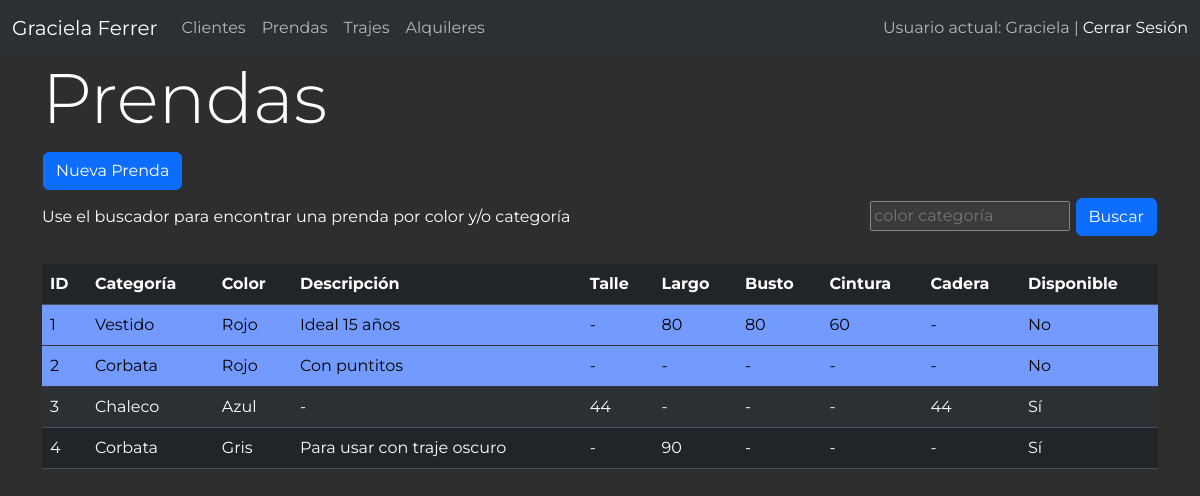
Page /prendas/ (signed in) on the earlier database version.
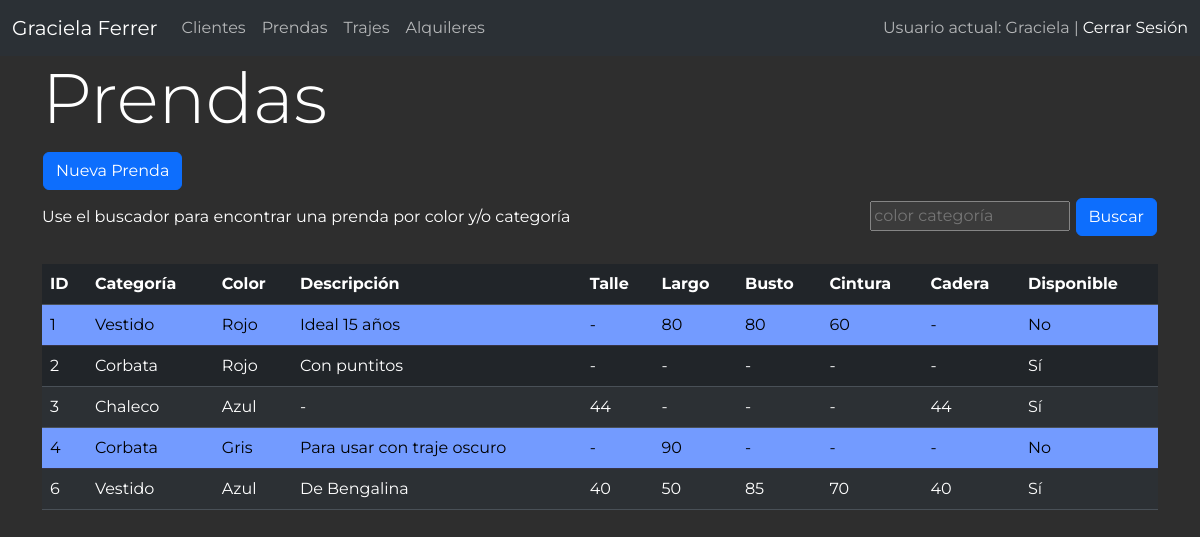
Same page on the later database version.
### alquiler/models.py (models this page shows, shortened)
class Prenda(models.Model):
    categoria = models.ForeignKey('Categoria', on_delete=models.CASCADE)
    color = models.ForeignKey('Color', on_delete=models.CASCADE, default=1)
    descripcion = models.TextField(max_length=60, null=True, blank=True)
    busto = models.IntegerField(null=True, blank=True)
    cintura = models.IntegerField(null=True, blank=True)
    cadera = models.IntegerField(null=True, blank=True)
    largo = models.IntegerField(null=True, blank=True, verbose_name='Largo(cm)',)
    talle = models.CharField(max_length=20, null=True, blank=True)
    relacionadas = models.ManyToManyField('self', blank=True, verbose_name='Relacionadas',)
    disponible = models.BooleanField(default=True)
    tintoreria = models.BooleanField(default=False)
    reparacion = models.BooleanField(default=False)
    def nro_articulo(self):
        return self.id
    nro_articulo.short_description = 'Número de Artículo'
    class Meta:
        db_table = 'prenda'
        verbose_name = 'prenda'
        verbose_name_plural = 'prendas'

class Categoria(models.Model):
    nombre = models.CharField(max_length=100)
    descripcion = models.TextField(blank=True)
    def __str__(self):
        return self.nombre
    class Meta:
        db_table = 'categoria'
        verbose_name = 'categiria'
        verbose_name_plural = 'categorias'

class Color(models.Model):
    nombre = models.CharField(max_length=100)
    def __str__(self):
        return self.nombre
    class Meta:
        db_table = 'color'
        verbose_name = 'color'
        verbose_name_plural = 'colores'

### alquiler/views.py (the view)
# urls.py: path('prendas/', views.prendas, name='prendas'),
@login_required
def prendas(request):
    query = request.GET.get('q', '')
    if query:
        terms = query.split()
        filters = Q()
        for term in terms:
            filters &= (Q(categoria__nombre__icontains=term) | Q(color__nombre__icontains=term))
        prendas = Prenda.objects.filter(filters)
    else:
        prendas = Prenda.objects.all()
    return render(request, 'prendas.html', {'prendas': prendas, 'query': query})

### alquiler/templatetags/custom_filters.py (called while the page is built)
@register.filter(name='boolean_to_text')
def boolean_to_text(value):
    return "Sí" if value else "No"

@register.filter
def dash_if_none(value):
    return value if value is not None and value != '' else '-'

### alquiler/templates/prendas.html (shortened to what this page needs)
{% extends 'layout.html' %}
{% load static %}
{% load custom_filters %}
{% block content %}
<main class="container">
    <div class="extremos">
        <h1>Prendas</h1>
    </div>
    <a href="{% url 'nueva_prenda' %}"><button class="btn btn-primary" type="submit">Nueva Prenda</button></a>
    <div class="extremos">
        <span>Use el buscador para encontrar una prenda por color y/o categoría</span>
        <form action="{% url 'prendas' %}" method="get">
            <input type="search" name="q" value="{{ query }}" placeholder="color categoría">
            <button class="btn btn-primary" type="submit">Buscar</button>
        </form>
    </div>
    <br>
    <table id="mi_tabla" class="table table-striped">
        <thead>
            <tr>
                <th scope="col">ID</th>
                <th scope="col">Categoría</th>
                <th scope="col">Color</th>
                <th scope="col">Descripción</th>
                <th scope="col">Talle</th>
                <th scope="col">Largo</th>
                <th scope="col">Busto</th>
                <th scope="col">Cintura</th>
                <th scope="col">Cadera</th>
                <th scope="col">Disponible</th>
            </tr>
        </thead>
        <tbody>
          {% for prenda in prendas %}
          <tr>
              <td>{{ prenda.id }}</td>
              <td>{{ prenda.categoria }}</td>
              <td>{{ prenda.color }}</td>
              <td>{{ prenda.descripcion|dash_if_none }}</td>
              <td>{{ prenda.talle|dash_if_none }}</td>
              <td>{{ prenda.largo|dash_if_none }}</td>
              <td>{{ prenda.busto|dash_if_none }}</td>
              <td>{{ prenda.cintura|dash_if_none }}</td>
              <td>{{ prenda.talle|dash_if_none }}</td>
              <td>{{ prenda.disponible|boolean_to_text }}</td>
          </tr>
          {% endfor %}
        </tbody>
      </table>
</main>
{% endblock %}

### alquiler/templates/layout.html (shortened to what this page needs)
{% load static %}
<!DOCTYPE html>
<html lang="es" data-bs-theme="dark">
<head>
    <link rel="stylesheet" href="https://cdnjs.cloudflare.com/ajax/libs/font-awesome/5.15.3/css/all.min.css">
    <link rel="stylesheet" href="{% static 'css/bootstrap.min.css'%}">
    <link rel="stylesheet" href="{% static 'css/estilo.css' %}">
</head>
<body>
<nav class="navbar navbar-expand-lg bg-body-tertiary">
  <div class="container-fluid">
    <a class="navbar-brand" href="{% url 'index' %}">Graciela Ferrer</a>
    <div class="collapse navbar-collapse" id="navbarText">
      {% if request.user.is_authenticated %}
      <ul class="navbar-nav me-auto mb-2 mb-lg-0">
        <li class="nav-item">
          <a class="nav-link" href="{% url 'clientes' %}">Clientes</a>
        </li>
        <li class="nav-item">
          <a class="nav-link" href="{% url 'prendas' %}">Prendas</a>
        </li>
        <li class="nav-item">
          <a class="nav-link" href="{% url 'trajes' %}">Trajes</a>
        </li>
        <li class="nav-item">
          <a class="nav-link" href="{% url 'lista_alquileres' %}">Alquileres</a>
        </li>
      </ul>
      <span class="navbar-text">
        Usuario actual: {{ user.username }} |
        <a href="{% url 'salir' %}">Cerrar Sesión</a>
      </span>
      {% endif %}
    </div>
  </div>
</nav>
    {% block content %}
    {% endblock %}
</body>
</html>

### alquiler/static/css/estilo.css (style rules this page uses)
body { margin: 0; font-family: 'Montserrat', sans-serif; background-color: #2e2e2e; color: #FFF; background-repeat: no-repeat; background-size: cover; background-attachment: fixed; }
h1 { font-size: 70px; font-weight: 350; }
a { text-decoration: none; }
button { margin: 4px 1px; }
.table-secondary { --bs-table-color:#000; --bs-table-bg:#739bff; --bs-table-border-color:#363346; --bs-table-striped-bg:#739bff; --bs-table-striped-color:#000; --bs-table-active-bg:#739bff; --bs-table-active-color:#000; --bs-table-hover-bg:#739bff; --bs-table-hover-color:#000; color:var(--bs-table-color); border-color:var(--bs-table-border-color) }
.extremos { display: flex; justify-content: space-between; align-items: center; }

Differences in the rows shown:
changed Prenda "Con puntitos": disponible|boolean_to_text "No" → "Sí"
changed Prenda "Para usar con traje oscuro": disponible|boolean_to_text "Sí" → "No"
added Prenda: id "6", categoria "Vestido", color "Azul", descripcion|dash_if_none "De Bengalina", talle|dash_if_none "40", largo|dash_if_none "50", busto|dash_if_none "85", cintura|dash_if_none "70", disponible|boolean_to_text "Sí"
